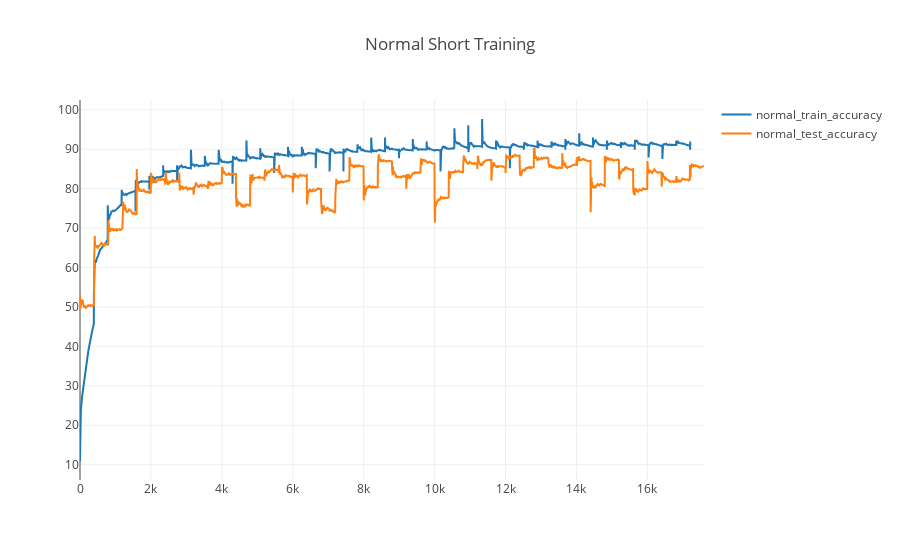

The notebook cell this image was saved under:
### Code cell
data = [
    go.Scatter(
        x=list(map(lambda l: l.step, normal_train_accs)),
        y=list(map(lambda l: l.value, normal_train_accs)),
        name="normal_train_accuracy"),
    go.Scatter(
        x=list(map(lambda l: l.step*4, normal_test_accs)),
        y=list(map(lambda l: l.value, normal_test_accs)),
        name="normal_test_accuracy")
]

layout = go.Layout(
    title='Normal Short Training'
)
fig = go.Figure(data=data, layout=layout)
iplot(fig, filename='Normal Short Training')

### Figure 1 — Plotly figure (JSON) as saved in the notebook; plotly's stock layout.template omitted (floating-point values rounded to 4 significant figures; data arrays with more than 128 entries replaced by an {"elided": "..."} marker saying what was removed)
{"data": [{"name": "normal_train_accuracy", "type": "scatter", "uid": "40ce6f75-544a-4579-9c63-09f0ada825b5", "x": {"elided": "17210 int values"}, "y": {"elided": "17210 float values"}}, {"name": "normal_test_accuracy", "type": "scatter", "uid": "576675e5-762b-4430-a31a-b503bfe0250c", "x": {"elided": "4400 int values"}, "y": {"elided": "4400 float values"}}], "layout": {"autosize": true, "title": {"text": "Normal Short Training"}, "xaxis": {"autorange": true, "range": [0, 17596], "type": "linear"}, "yaxis": {"autorange": true, "range": [6.12, 102.5], "type": "linear"}}}
